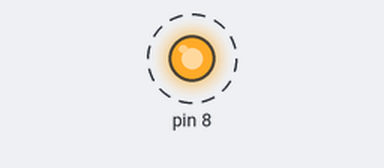
The program below on a simulated Raspberry Pi (header pin numbers). On the bench: output pins drawn as LEDs (lit = HIGH). Dashed ring = blinking. What the program prints to the terminal is not drawn.

Above: at 0.5 s.
Timing chart, 0 to 4.6 s (numbered marks = the images above):
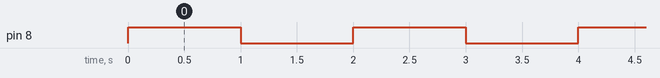

Measured:
- by itself, pin 8: alternates HIGH for 1.0 s and LOW for 1.0 s

The program:

01_GPIO_led_blink.py
```python
# 01_GPIO_led_blink.py
# Python script for Raspberry Pi
# Himanshu Tripathi

# blink the led connected with gpio pin of pi

import RPi.GPIO as gpio
import time
import sys

# method to blink the led
# input parameter: pin (for led connection)
def led_blink(pin):
    # configure the gpio pin
    gpio.setwarnings(False)
    gpio.setmode(gpio.BOARD)
    gpio.setup(pin,gpio.OUT,initial=gpio.LOW)
    led_state = 0
    while True:
        try:
            led_state = not led_state
            gpio.output(pin,led_state)
            print("LED is on" if led_state else "LED is off")
            time.sleep(1)
        except Exception as e:
            print("Error : ", e)
            break
        except KeyboardInterrupt:
            print("Exit using keyboard interrupt")
            break
    # clean exit
    gpio.cleanup()
    sys.exit()

# code runs from here
led_blink(8)
```
